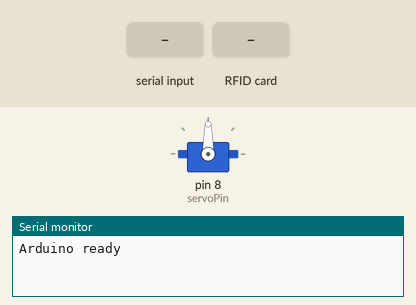
Recording of a sketch running on a simulated Arduino Uno, built with avr-gcc and run on an emulated ATmega328P. Parts: servo, the last lines printed to the serial monitor. The test bench sets the inputs (shaded band).

Above: at 1.2 s.
1.3 s: "OpenDoor\n" received over Serial
At 1.5 s:
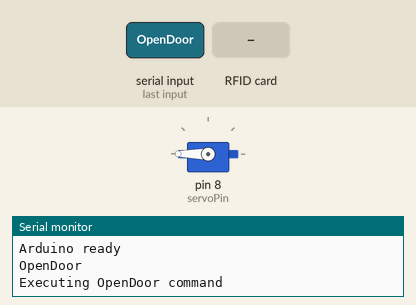
3.2 s: RFID card 5E 7A 19 C4 held to the reader
4.7 s: "1\n" received over Serial
At 6.95 s:
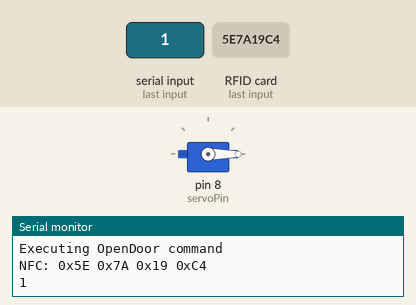
Timing chart, 0 to 8.7 s (numbered marks = the images above; inputs shaded):
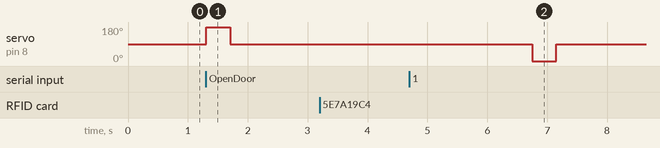

The sketch:

shield2.ino
```cpp
#include <Servo.h>
#include <SPI.h>
#include <PN532_SPI.h>
#include <PN532.h>

const int servoPin = 8;   // Servo control pin
String inputString = "";  // Для получения команды через Serial
bool stringComplete = false;
Servo servo;

// NFC
PN532_SPI pn532spi(SPI, 10);
PN532 nfc(pn532spi);

bool servoMoving = false;
unsigned long lastNFCScan = 0;
const unsigned long NFCScanInterval = 500; // Интервал сканирования NFC

// Для асинхронного управления серво
unsigned long servoMoveStartTime = 0;
const unsigned long servoOpenDuration = 400;  // Время для открытия
const unsigned long doorOpenDuration = 5000;  // Задержка с открытой дверью
const unsigned long servoCloseDuration = 400; // Время для закрытия
int servoState = 0;  // Состояние серво (0 - покой, 1 - открытие, 2 - ожидание, 3 - закрытие)

void setup() {
  servo.attach(servoPin);
  servo.write(90);  // Серво в исходное положение
  Serial.begin(9600);
  inputString.reserve(200);
  Serial.println("Arduino ready");

  // Инициализация NFC
  nfc.begin();
  uint32_t versiondata = nfc.getFirmwareVersion();
  if (!versiondata) {
    Serial.println("Didn't find PN53x board");
    while (1); // Остановка если NFC не найден
  }
  nfc.SAMConfig();
  //Serial.println("Waiting for an NFC card...");
}

void loop() {
  // Обработка команд через Serial
  if (stringComplete) {
    processSerialCommand();  // Обрабатываем команду
    inputString = "";  // Очищаем строку
    stringComplete = false;  // Сбрасываем флаг
  }

  // Сканирование NFC с определенным интервалом
  if (millis() - lastNFCScan >= NFCScanInterval) {
    scanNFC();  // Сканируем NFC
    lastNFCScan = millis();
  }

  // Асинхронное управление серво
  manageServo();  // Управление серво
}

void serialEvent() {
  // Читаем данные из Serial без блокировки
  while (Serial.available()) {
    char inChar = (char)Serial.read();
    inputString += inChar;
    if (inChar == '\n') {
      stringComplete = true;  // Команда полностью получена
    }
  }
}

void processSerialCommand() {
  inputString.trim();  // Убираем лишние пробелы и символы
  //Serial.print("Received command: ");
  Serial.println(inputString);

  // Открытие двери по команде
  if (inputString == "OpenDoor") {
    if (!servoMoving) {
      Serial.println("Executing OpenDoor command");
      startServoMovement();  // Начинаем движение серво
    }
  } else {
    //Serial.println("Unknown command");  // Если команда неизвестна
  }
}

void scanNFC() {
  uint8_t success;
  uint8_t uid[] = { 0, 0, 0, 0, 0, 0, 0 };
  uint8_t uidLength;

  success = nfc.readPassiveTargetID(PN532_MIFARE_ISO14443A, uid, &uidLength, 50); // Таймаут 50ms

  if (success) {
    //Serial.println("Found an NFC card!");
    Serial.print("NFC: ");
    for (uint8_t i = 0; i < uidLength; i++) {
      Serial.print("0x");
      Serial.print(uid[i], HEX);
      Serial.print(" ");
    }
    delay(200);
    Serial.println("");
  } else {
    //Serial.println("No NFC card detected");  // Если карта не найдена
  }
}

void startServoMovement() {
  servoMoving = true;  // Устанавливаем флаг движения серво
  servoState = 1;  // Начинаем открытие двери
  servoMoveStartTime = millis();  // Засекаем время начала движения
}

void manageServo() {
  if (!servoMoving) return;  // Если серво не двигается, выходим

  unsigned long currentTime = millis();
  switch (servoState) {
    case 1: // Открытие двери
      if (currentTime - servoMoveStartTime < servoOpenDuration) {
        servo.write(180);  // Поворот для открытия
      } else {
        servo.write(90);   // Остановка серво
        servoState = 2;    // Ожидание с открытой дверью
        servoMoveStartTime = currentTime;
      }
      break;
    case 2: // Ожидание с открытой дверью
      if (currentTime - servoMoveStartTime >= doorOpenDuration) {
        servoState = 3;    // Переход к закрытию
        servoMoveStartTime = currentTime;
      }
      break;
    case 3: // Закрытие двери
      if (currentTime - servoMoveStartTime < servoCloseDuration) {
        servo.write(0);    // Поворот для закрытия
      } else {
        servo.write(90);   // Возвращаем серво в исходное положение
        servoState = 0;    // Сброс состояния
        servoMoving = false;  // Серво больше не двигается
        nfc.begin();  // Переинициализация NFC после движения серво
        nfc.SAMConfig();  // Настройка SAM снова
        Serial.println("NFC:reinitialized");  // Логирование переинициализации
        delay(200);
      }
      break;
  }
}
```

Measured:
- after the input at 1.3 s, servo on pin 8 (servoPin): 90° → 180° at once, → 90° 0.40 s later
